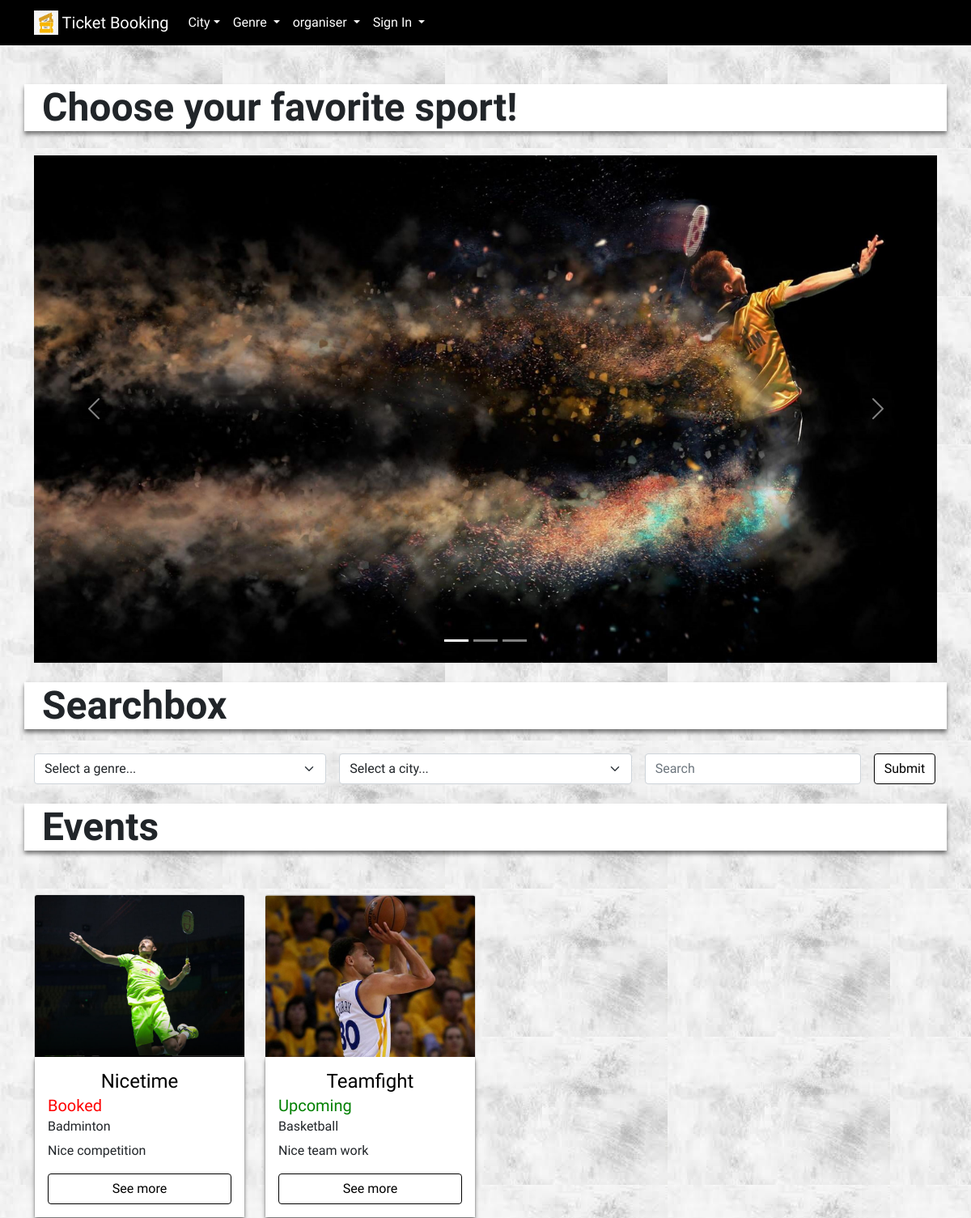
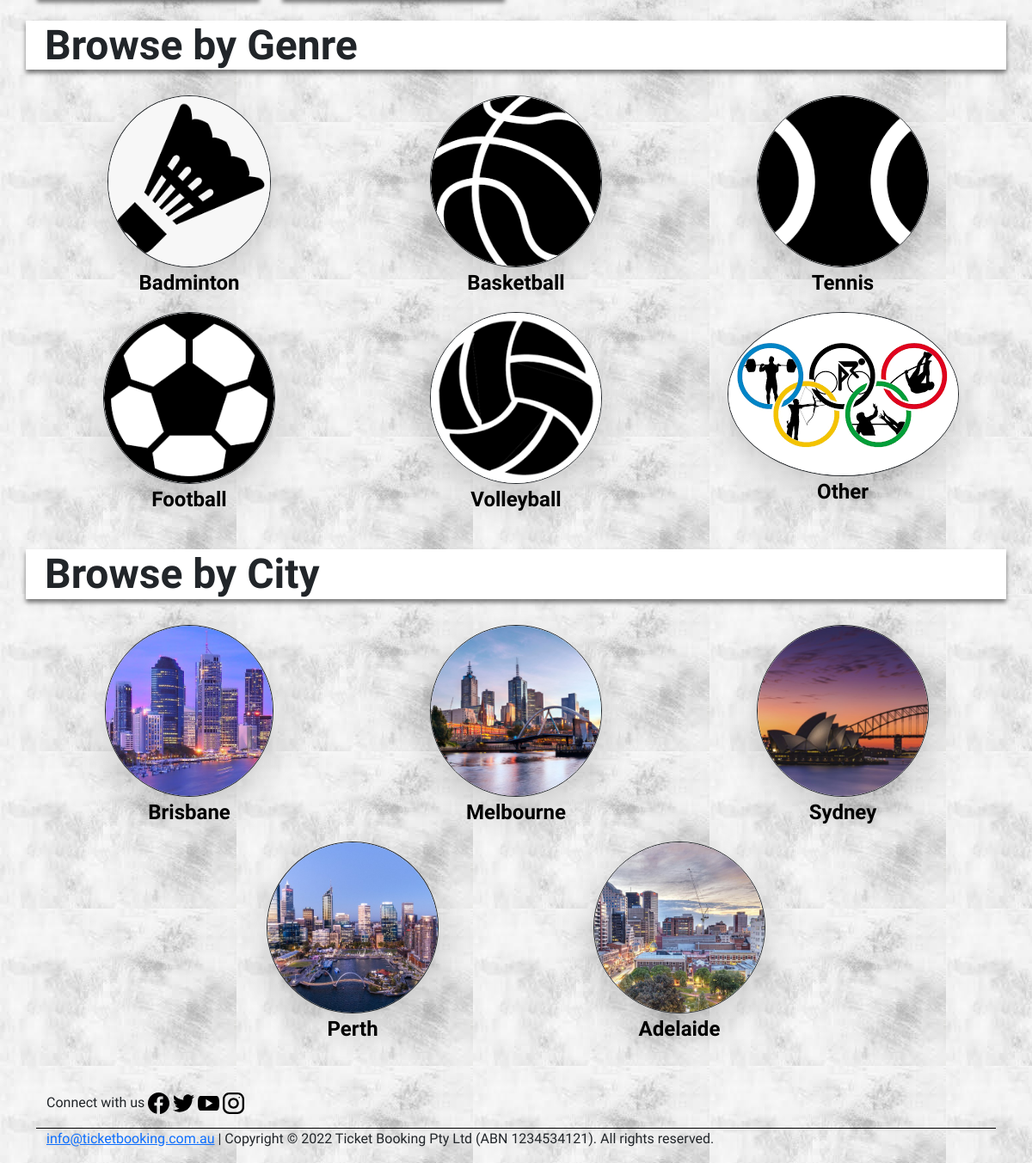
The page / on the database its author committed (2 pictures, top to bottom).
### website/models.py (models this page shows, shortened)
class Event(db.Model):
    __tablename__ = 'events'
    id = db.Column(db.Integer, primary_key=True, nullable=False)
    title = db.Column(db.String(100), index=True, unique=True, nullable=False)
    date = db.Column(db.DateTime, nullable=False)
    headliner = db.Column(db.String(80), index=True, nullable=False)
    venue = db.Column(db.String(80), nullable=False)
    description = db.Column(db.String(2000), nullable=False)
    image = db.Column(db.String(400), default='/static/images/live.jpg')
    total_tickets = db.Column(db.Integer, nullable=False)
    tickets_booked = db.Column(db.Integer, default=0, nullable=False)
    tickets_remaining = db.Column(db.Integer, nullable=False)
    price = db.Column(db.Float, nullable=False)
    event_status = db.Column(db.Enum(EventStatus))
    event_genre = db.Column(db.Enum(EventGenre))
    event_city = db.Column(db.Enum(EventCity))
    created_on = db.Column(db.DateTime, default=datetime.now())
    comments = db.relationship('Comment', backref='event')
    users = db.relationship('User', backref='event')
    booking = db.relationship('Booking', backref='event', viewonly=True)
    user_id = db.Column(db.Integer, db.ForeignKey('users.id'), nullable=False)

### website/views.py (the view)
@bp.route('/')
def index():
    return render_template('index.html')

### website/templates/index.html (shortened to what this page needs)
{% extends 'base.html' %} {% block content %}
<br>
<div id='page-container' class='container'>
    <div class='row'>
        <h1 class='display-5 fw-bold'>Choose your favorite sport!</h1>
    </div>
       <div class='row'>
        <div id='whats-on-carousel' class='carousel slide' data-bs-ride='carousel'>
            <div class='carousel-indicators'>
                <button type='button' data-bs-target='#whats-on-carousel' data-bs-slide-to='0' class='active'
                    aria-current='true' aria-label='Slide 1'></button>
                <button type='button' data-bs-target='#whats-on-carousel' data-bs-slide-to='1'
                    aria-label='Slide 2'></button>
                <button type='button' data-bs-target='#whats-on-carousel' data-bs-slide-to='2'
                    aria-label='Slide 3'></button>
            </div>
            <div class='carousel-inner'>
                <div class='carousel-item active'>
                    <a href='#'><img src='{{url_for("static", filename="images/c.jpg")}}'
                            class='d-block img-fluid w-100' alt='Apple Music Festival'></a>
                </div>
            </div>
            <button class='carousel-control-prev' type='button' data-bs-target='#whats-on-carousel'
                data-bs-slide='prev'>
                <span class='carousel-control-prev-icon' aria-hidden='true'></span>
            </button>
            <button class='carousel-control-next' type='button' data-bs-target='#whats-on-carousel'
                data-bs-slide='next'>
                <span class='carousel-control-next-icon' aria-hidden='true'></span>
            </button>
        </div>
    </div>
    <br>
    <div class='row'>
        <h1 class='display-5 fw-bold'>Searchbox </h1>
    </div>
    <form action="{{url_for('main.search')}}" class="row gx-3 gy-2 align-items-center">
        <div class="col-md-4">
            <select name="genre" class="form-select">
                <option value='' selected>Select a genre...</option>
            </select>
        </div>
        <div class="col-md-4">
            <select name="city" class="form-select">
                <option value='' selected>Select a city...</option>
            </select>
        </div>
        <div class="col-md-3">
            <input name="search" class="form-control mr-sm-2" type="search" placeholder="Search"
                aria-label="Search"></input>
        </div>
        <div class="col-md-1">
            <button type="submit" id='searchbtn' class="btn btn-primary btn-block">Submit</button>
        </div>
    </form>
    <br>
    <div class='row'>
        <h1 class='display-5 fw-bold'>Events</h1>
    </div>
    <div class='row'>
        {% for event in current_events %}
        <div class='col-12 col-sm-6 col-md-4 col-lg-3 d-flex align-items-stretch'>
            <div class='card mt-4'>
                <img src="{{event.image}}" class='card-img-top img-fluid' alt=''>
                <div class='card-body d-flex flex-column'>
                    <h4 class='card-title'><a href='{{url_for("events.show", id=event.id)}}'>{{event.title}}</a></h4>
                    {% if event.tickets_remaining == 0 %}
                    <h5 class='card-subtitle mb-2' style="color:red">{{event.event_status.name.title()}}</h5>
                    <h6 class='card-subtitle mb-2'>{{event.event_genre.name.title()}}</h6>
                    {% else %}
                    <h5 class='card-subtitle mb-2' style="color:green">{{event.event_status.name.title()}}</h5>
                    <h6 class='card-subtitle mb-2'>{{event.event_genre.name.title()}}</h6>
                    {% endif %}
                    <p id='index-cards' class='card-text'>{{event.description}}</p>
                    <a href='{{url_for("events.show", id=event.id)}}' class='mt-auto btn btn-outline-dark'>See more</a>
                </div>
            </div>
        </div>
        {% endfor %}
    </div>
    <br>
    <div class='row'>
        <h1 class='display-5 fw-bold'>Browse by Genre</h1>
    </div>
    <div class='row'>
        {% for genre in genres %}
        <div class='col-6 col-xl-4'>
            <a id='genre-links' href='{{url_for("events.view_events", genre=genre.name.lower())}}'>
                <img id='genre-images' class='img-fluid shadow-lg  bg-white text-white rounded-circle border border-dark m-auto d-block'
                    src="{{url_for('static', filename='images/{0}.png'.format(genre.name|lower))}}">
                <div class="d-flex justify-content-center">
                    <p>{{genre.name.title()}}</p>
            </a>
        </div>
    </div>
    {% endfor %}
<br>
<div class='row'>
    <h1 class='display-5 fw-bold'>Browse by City</h1>
</div>
<div class='row justify-content-center'>
    {% for city in cities %}
    <div class='col-6 col-xl-4'>
        <a id='genre-links' href='{{url_for("events.view_events_city", city_name=city.name.lower())}}'>
            <img id='genre-images' class='img-fluid shadow-lg rounded-circle border border-dark m-auto d-block'
                src='{{url_for("static", filename="images/{0}.jpg".format(city.name|lower))}}'>
            <div class="d-flex justify-content-center">
                <p>{{city.name.title()}}</p>
        </a>
            </div>
    </div>
    {% endfor %}
{% endblock %}

### website/static/css/style.css (style rules this page uses)
html, body { font-family: "Quicksand", sans-serif; }
body { background-image: url("/static/images/bkgnd.png"); }
h1 { font-weight: 900; border-left: 10px solid #ffffff; padding-left: 10px; margin-bottom: 30px; background-color: rgb(255, 255, 255); box-shadow: 0 4px 5px rgb(0 0 0 / 0.5); }
.card-img-top { height: 200px; object-fit: cover; }
.card-body { background-color: rgb(255, 255, 255); box-shadow: 0 4px 5px rgb(0 0 0 / 0.5); }
.card-title { width: 100%; text-align: center; }
.card-title a { color: #000; text-decoration: none; }
.border-dark { background-color: #ffffff; }
.btn { background-color: #ffffff; border-color: #000000; color: #000000; margin-top: 0.25rem; background-color: #ffffff; }
#index-cards { overflow: hidden; text-overflow: ellipsis; display: -webkit-box !important; -webkit-line-clamp: 3; -webkit-box-orient: vertical; white-space: normal; }
#searchbtn { margin-top: 0; }
#page-container { min-height: 70vh; }
#genre-images { max-height: 200px; }
#genre-links { color:#000000; text-decoration: none; font-size: 1.5em; font-weight: 1000; }

### rows shown on the page
Event: image (picture), title "Nicetime", event_status.name "Booked", event_genre.name "Badminton", description "Nice competition"
Event: image (picture), title "Teamfight", event_status.name "Upcoming", event_genre.name "Basketball", description "Nice team work"

### other values the page prints
{{ genre.name.title() }} "Badminton" "Basketball" "Tennis" "Football" "Volleyball" "Other"
{{ city.name.title() }} "Brisbane" "Melbourne" "Sydney" "Perth" "Adelaide"
